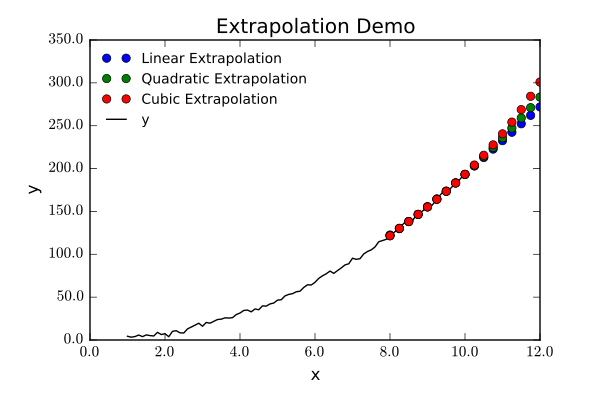

This figure's Python source:
from Stoner import Data
from numpy import linspace
from numpy.random import normal
import matplotlib.pyplot as plt

x=linspace(1,10,91)
d=Data(x,(2*x**2-x+2)+normal(size=91,scale=2.0),setas="xy",column_headers=["x","y"])

extra_x=linspace(8,12,17)

d.plot()
d.title="Extrapolation Demo"

y3=d.extrapolate(extra_x,overlap=2.0,kind="cubic")
y2=d.extrapolate(extra_x,overlap=2.0,kind="quadratic")
y1=d.extrapolate(extra_x,overlap=10,kind="linear")

plt.plot(extra_x,y1,'bo',label="Linear Extrapolation")
plt.plot(extra_x,y2,'g o',label="Quadratic Extrapolation")
plt.plot(extra_x,y3,'ro',label="Cubic Extrapolation")
plt.legend(loc=2)
